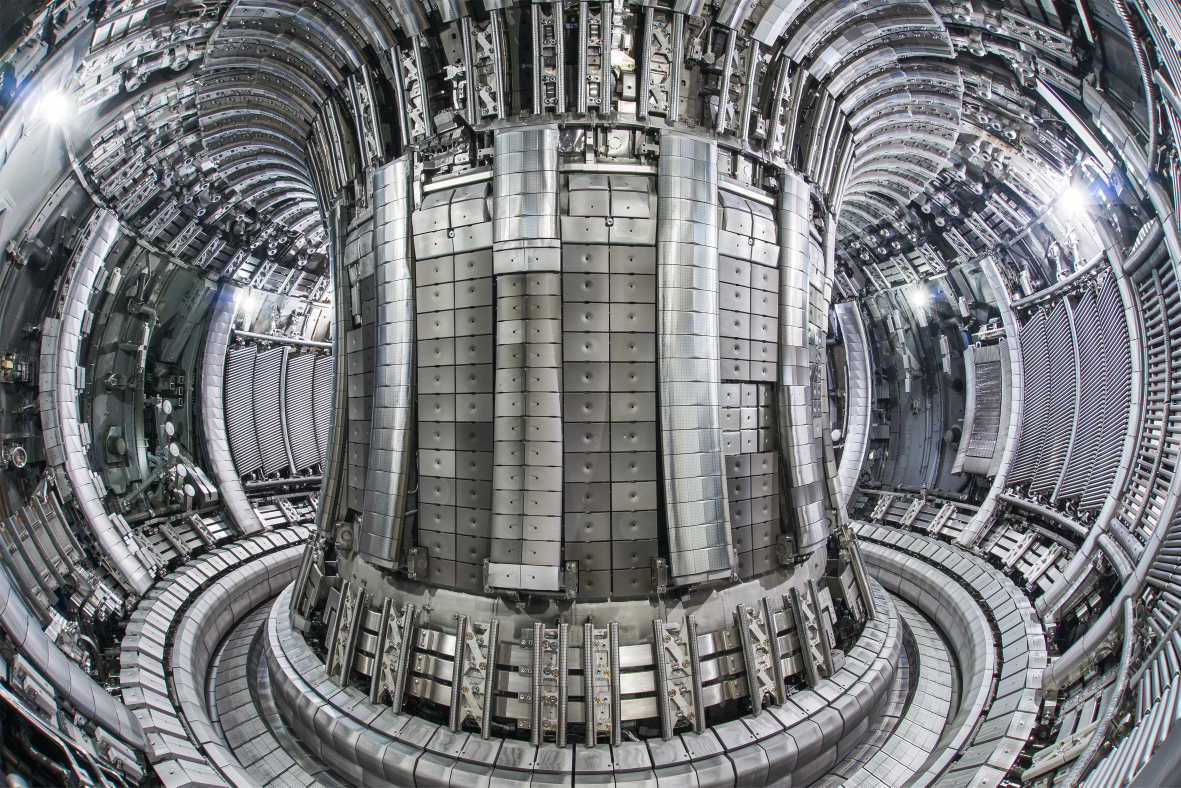
#> input picture images/nuclear.png, 3543 x 2362 px (shown at 1/3 size)
$ python median_filter_comparison.py
#> lines starting #> are read from the running program, lines starting #| are printed output that depends on the picture; pictures that were not available may be replaced by others from this repository, and a replacement may not be noted
import argparse
from pathlib import Path

import matplotlib.pyplot as plt
import numpy as np
from PIL import Image

project = Path(__file__).resolve().parents[1]
parser = argparse.ArgumentParser(description="Show the original, noisy and median filtered image side by side.")
parser.add_argument("--original", type=Path, default=project / "images/nuclear.png")
parser.add_argument("--noisy", type=Path, default=project / "images/nuclear_noisy.png")
parser.add_argument("--filtered", type=Path, default=project / "results/median_filter/nuclear_noisy_median.png")
parser.add_argument("--output", type=Path, default=project / "results/median_filter/comparison.png")
parser.add_argument("--crop", type=int, default=256, help="size of the zoomed fragment from the image centre")
args = parser.parse_args()

original, noisy, filtered = (np.asarray(Image.open(path).convert("L")) for path in (args.original, args.noisy, args.filtered))
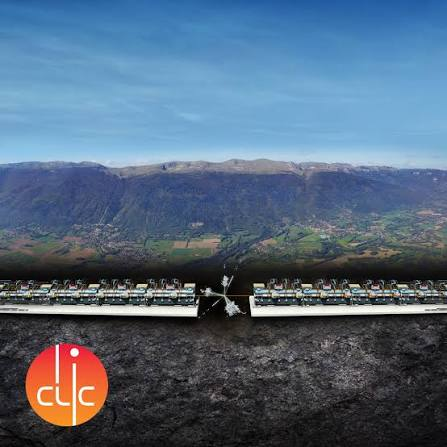
#> input picture images/clic_image.png, 447 x 447 px, given in place of nuclear_noisy.png, which was not available
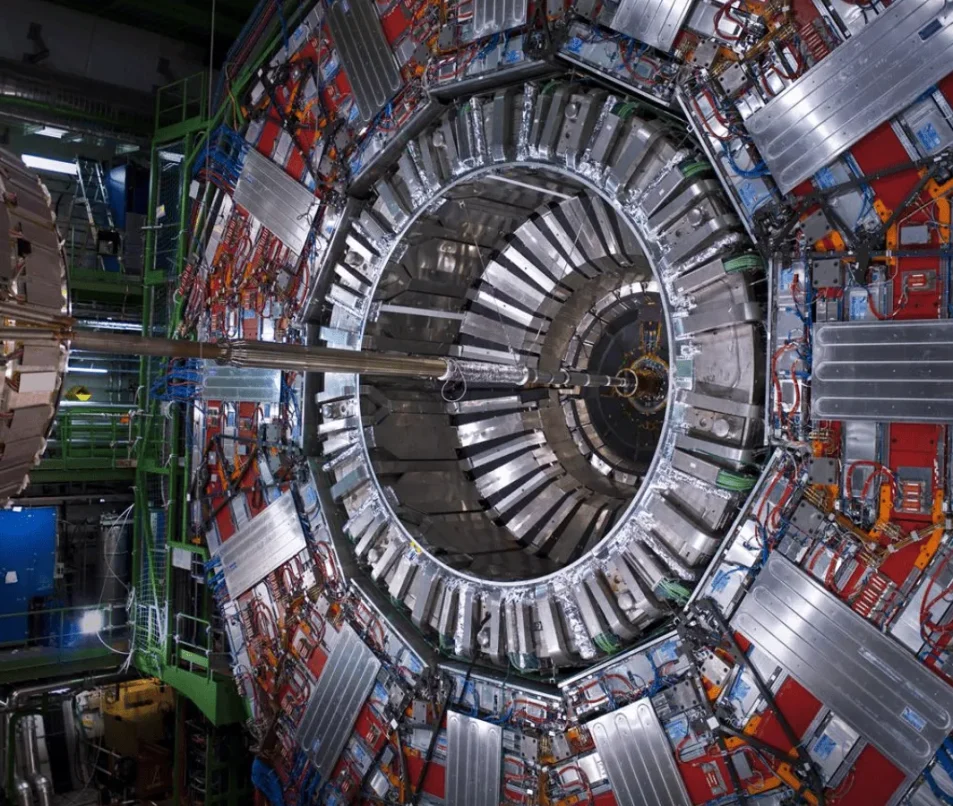
#> input picture images/cms.png, 953 x 806 px, given in place of nuclear_noisy_median.png, which was not available
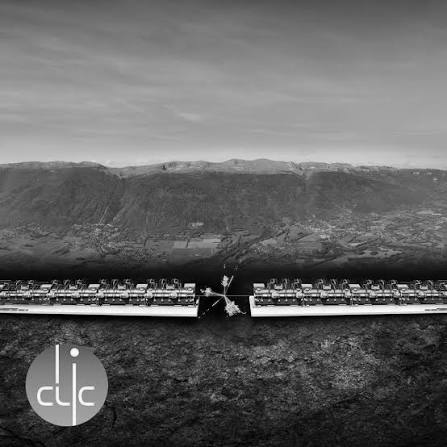
#> noisy: shape (447, 447); min 0, max 255, mean 99.7
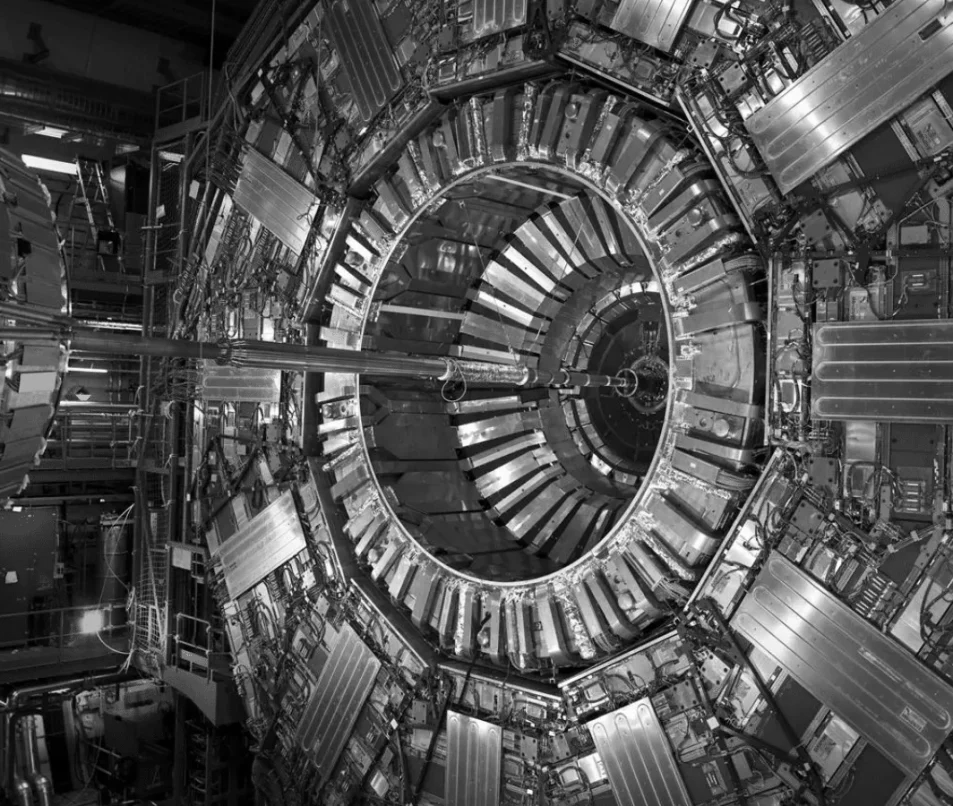
#> filtered: shape (806, 953); min 0, max 255, mean 80.8
if not original.shape == noisy.shape == filtered.shape:
#> (the run stopped early here; a loop or call above may not have finished)
